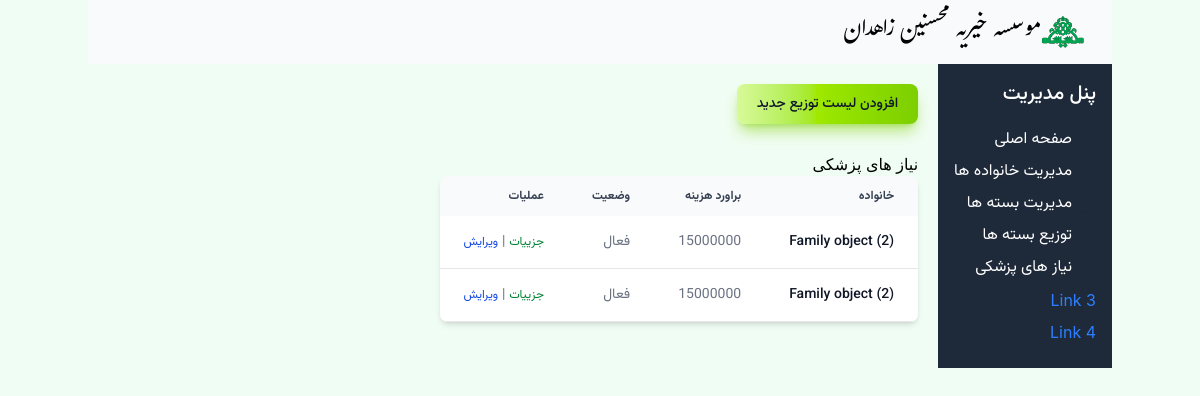
Page /medicalaids/ on the earlier database version.
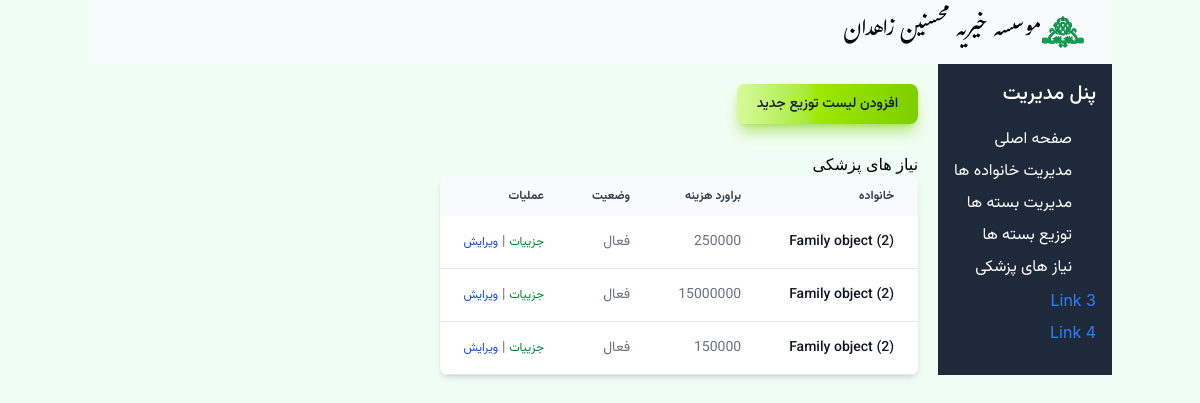
Same page on the later database version.
### Mohsenin/models.py (models this page shows, shortened)
class MedicalAid(models.Model):
    family = models.ForeignKey(Family, on_delete=models.CASCADE)
    medical_needs = models.TextField()
    estimated_cost = models.DecimalField(max_digits=10, decimal_places=0)
    is_active = models.BooleanField(default=True)

class Family(models.Model):
    doc_code = models.IntegerField('شماره پرونده')
    need_level = models.IntegerField('سطح نیاز', default=1, choices=NEED_LEVEL_CHOICE)
    family_type = models.IntegerField('نوع نیازمندی', default=1, choices=FAMILY_TYPE_CHOICES)
    guardian = models.ForeignKey('Person', verbose_name='سرپرست خانوار', on_delete=models.SET_NULL, related_name='guardianship', null=True)
    address = models.CharField('آدرس',max_length=255)
    contact_number = models.CharField('شماره تماس',max_length=15, blank=True, null=True)
    postal_code = models.CharField('کدپستی',max_length=10, blank=True, null= True)
    distlist = models.ForeignKey(Dist, verbose_name='لیست توزیع',on_delete=models.SET_NULL, null=True)
    is_active = models.BooleanField('تحت پوشش',default=True)  # To track if the family is currently receiving support

### Mohsenin/views.py (the view)
# urls.py: path("medicalaids/", views.MedicalAidListView.as_view(), name="medicalaid_list"),
class MedicalAidListView(ListView):
    template_name = "Medicalaid/medicalaid_list.html"
    model = MedicalAid
    context_object_name = "medicalaids"

### Mohsenin/templates/Medicalaid/medicalaid_list.html
{% extends "base.html" %}
{% block content %}
<div class="py-5 vazir-medium no-print">
<button type="button" class="text-gray-900 bg-gradient-to-r from-lime-200 via-lime-400 to-lime-500 hover:bg-gradient-to-br focus:ring-4 focus:outline-none focus:ring-lime-300 dark:focus:ring-lime-800 shadow-lg shadow-lime-500/50 dark:shadow-lg dark:shadow-lime-800/80 font-medium rounded-lg text-sm px-5 py-2.5 text-center me-2 mb-2"><a href="{% url 'medicalaid_create' %}">افزودن لیست توزیع جدید</a></button>
</div>
<h2>نیاز های پزشکی</h2>
<div class="relative overflow-x-auto shadow-md sm:rounded-lg">
<table class="w-full text-sm text-left rtl:text-right text-gray-500 dark:text-gray-400">
    <thead class="text-xs text-gray-700 uppercase bg-gray-50 dark:bg-gray-700 dark:text-gray-400">
    <tr class='vazir-semibold'>
        <th scope="col" class="px-6 py-3 text-end">خانواده</th>
        <th scope="col" class="px-6 py-3 text-right">براورد هزینه</th>
        <th scope="col" class="px-6 py-3 text-right">وضعیت</th>
        <th scope="col" class="px-6 py-3 text-right">عملیات</th>
    </tr>
</thead>
<tbody>
    {% for medicalaid in medicalaids %}
    <tr class="bg-white border-b dark:bg-gray-800 dark:border-gray-700 border-gray-200 hover:bg-gray-50 dark:hover:bg-gray-600 vazir-normal">
        <th scope="row" class="px-6 py-4 font-medium text-gray-900 whitespace-nowrap dark:text-white">{{ medicalaid.family }}</th>
        <td class="px-6 py-4">{{ medicalaid.estimated_cost }}</td>
        <td class="px-6 py-4">{% if medicalaid.is_active %}فعال{% else %}غیر فعال{% endif %}</td>
        <td  class="px-6 py-4 no-print">
            <a href="{% url 'medicalaid_detail' medicalaid.pk %}" class="text-green-700 text-xs">جزییات</a> |
            <a href="{% url 'medicalaid_update' medicalaid.pk %}" class="text-blue-700 text-xs">ویرایش</a>
            </td>
    </tr>
    {% endfor %}
</tbody>
</table>
</div>
{% endblock %}

### templates/base.html (shortened to what this page needs)
{% load static %}
<!DOCTYPE html>
<html dir="rtl" lang="IR-fa">
<head>
    <link href="{% static 'css/helper.css'%}" rel="stylesheet" />
    <link href="{% static 'flowbite/flowbite.min.css'%}" rel="stylesheet" />
    <link href="{% static 'fontstyle/vazir.css'%}" rel="stylesheet" />
    <link href="https://cdnjs.cloudflare.com/ajax/libs/font-awesome/6.0.0/css/all.min.css" rel="stylesheet">
    <link href="https://cdn.jsdelivr.net/npm/bootstrap-icons/font/bootstrap-icons.css" rel="stylesheet">
    <link href="{% static 'fontstyle/gulzar.css'%}" rel="stylesheet" />
    <link href="{% static 'css/dataTables.min.css'%}" rel="stylesheet" />
</head>
<body class="flex flex-col h-screen bg-green-50">
    <div class="container mx-auto">
        {% include "layout/navbar.html" %}
    <div class="flex flex-1">
        {% include "layout/sidebar.html"%}
        <div class="flex-1">
            <div class="pr-5">
            {% block content %}
                {% endblock content %}
    </div>
</div>
</body>
</html>

### templates/layout/navbar.html (shortened to what this page needs)
{% load static %}
<nav class="border-gray-200 bg-gray-50 dark:bg-gray-800 dark:border-gray-700">
    <div class="max-w-screen-xl flex flex-wrap items-center justify-between mx-auto p-4">
      <a href="#" class="flex items-center space-x-3 rtl:space-x-reverse">
          <img src="{% static 'mohsenin.png'%}" class="h-8" alt="Flowbite Logo" />
          <span class="self-center text-2xl gulzar  whitespace-nowrap dark:text-white">موسسه خیریه محسنین زاهدان</span>
      </a>
    </div>
  </nav>

### templates/layout/sidebar.html (shortened to what this page needs)
<aside class="w-1/4 bg-gray-100 p-4 no-print bg-gray-800">
    <h2 class="text-xl font-semibold text-white vazir-medium">پنل مدیریت</h2>
    <ul class="mt-5">
        <li class="mb-2 flex">
          <a href="{% url "index" %}" class="text-white hover:underline vazir-normal">صفحه اصلی</a></li>
        <li class="mb-2 flex">
          <a href="{% url "family_list" %}?active_filter=active&family_type=all" class="text-white hover:underline vazir-normal">مدیریت خانواده ها</a></li>
          <li class="mb-2 flex">
            <a href="{% url "packages_list" %}" class="text-white hover:underline vazir-normal">مدیریت بسته ها</a>
          </li>
          <li class="mb-2 flex">
            <svg class="w-6 h-6 text-gray-800 dark:text-white" xmlns="http://www.w3.org/2000/svg" width="24" height="24" fill="currentColor" viewBox="0 0 24 24">
              <path d="M3 11h2v10h14v-10h2v12H3V11Zm2-8h14v5H5V3Zm5 6h4v5h-4V9Z" />
            </svg>
            <a href="{% url "packageshare_list" %}" class="text-white hover:underline vazir-normal">توزیع بسته ها</a>
          </li>
          <li class="mb-2 flex">
            <svg class="w-6 h-6 text-gray-800 dark:text-white" xmlns="http://www.w3.org/2000/svg" width="24" height="24" fill="currentColor" viewBox="0 0 24 24">
              <path d="M12 2C6.48 2 2 6.48 2 12s4.48 10 10 10 10-4.48 10-10S17.52 2 12 2Zm1 17h-2v-2h2v2Zm0-4h-2V7h2v8Z"/>
            </svg>
            <a href="{% url "medicalaid_list" %}" class="text-white hover:underline vazir-normal">نیاز های پزشکی</a>
          </li>
        <li class="mb-2"><a href="#" class="text-blue-500 hover:underline">Link 3</a></li>
        <li class="mb-2"><a href="#" class="text-blue-500 hover:underline">Link 4</a></li>
    </ul>
</aside>
<dv>

Differences in the rows shown:
changed MedicalAid (number 1 of 3 on the later page): estimated_cost "15000000" → "250000"
added MedicalAid: family "Family object (2)", estimated_cost "150000", is_active "فعال"
